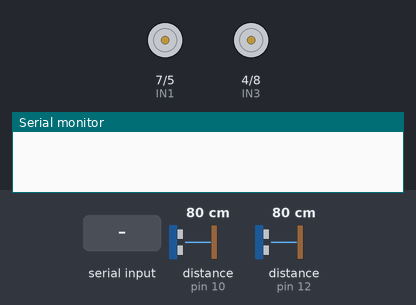
Recording of a sketch running on a simulated Arduino Uno, built with avr-gcc and run on an emulated ATmega328P. Shown: motor-driver pin pairs drawn as motors (green arrow = first pin HIGH = forward, orange = second pin HIGH = backward, longer = more drive, scaled by the enable pin), the last lines printed to the serial monitor. Inputs (shaded band) come from the test bench; at power-on: distance to the obstacle (sensors on pin 10, pin 12) 80 cm. The echo pulse lasts 58.3 µs per cm.

Above: at 1.2 s.
1.3 s: "f" received over the second serial link
At 2.0 s:
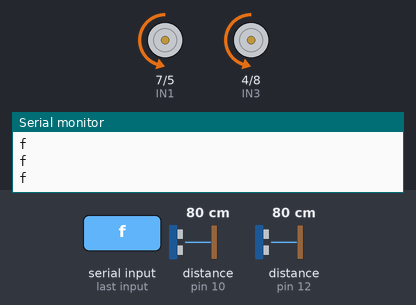
2.9 s: "r" received over the second serial link
At 4.2 s:
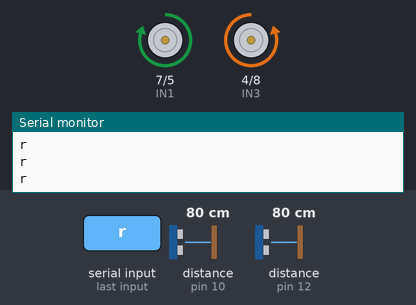
4.5 s: "l" received over the second serial link
At 5.6 s:
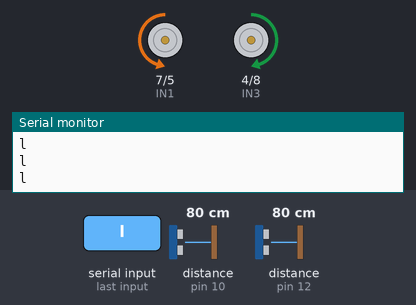
6.1 s: "b" received over the second serial link
At 6.8 s:
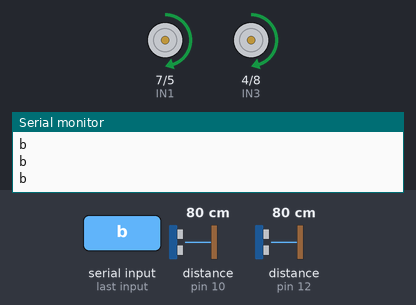
Timing chart, 0 to 8.7 s (numbered marks = the images above; inputs shaded):
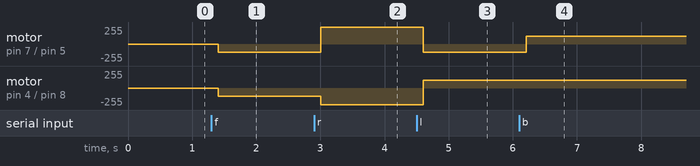

Measured:
- after the input at 1.3 s, motor on pin 7 (IN1) / pin 5 (IN2), motor on pin 4 (IN3) / pin 8 (IN4): stopped → backward 120/255 after 0.11 s
- after the input at 2.9 s, motor on pin 7 (IN1) / pin 5 (IN2): backward 120/255 → forward 250/255 after 0.11 s; motor on pin 4 (IN3) / pin 8 (IN4): backward 120/255 → backward 250/255 after 0.11 s
- after the input at 4.5 s, motor on pin 7 (IN1) / pin 5 (IN2): forward 250/255 → backward 120/255 after 0.11 s; motor on pin 4 (IN3) / pin 8 (IN4): backward 250/255 → forward 120/255 after 0.11 s
- after the input at 6.1 s, motor on pin 7 (IN1) / pin 5 (IN2): backward 120/255 → forward 120/255 after 0.11 s

The sketch:

obstacle_avoider_little_robot.ino
```cpp
#include <SoftwareSerial.h>

#include <NewPing.h>

SoftwareSerial BT(0,1);
String device ;

#define IN1 7
#define ENA 6
#define IN2 5

#define IN3 4
#define ENB 3
#define IN4 8

int trig2 =11;
int echo2 =10;
int maX2 = 200;

int trig1 = 13;
int echo1  = 12;
int maX1 =200;

NewPing sonic1(trig1 , echo1 ,maX1);

NewPing sonic2(trig2 , echo2 ,maX2);

int isObstaclePin = 2;  // This is our input pin
int isObstacle = HIGH;  // HIGH MEANS NO OBSTACLE

void setup () {
  BT.begin(9600);
  Serial.begin(9600);

  pinMode(isObstaclePin, INPUT);

  pinMode(IN1 , OUTPUT);
  pinMode(IN2 , OUTPUT);
  pinMode(ENA , OUTPUT);

  pinMode(IN3 , OUTPUT);
  pinMode(IN4 , OUTPUT);
  pinMode(ENB , OUTPUT);
}
 void loop() {
  int us1 =sonic1.ping();
  int dis1 =us1 / US_ROUNDTRIP_CM ;

  int us2 =sonic2.ping();
  int dis2 = us2 / US_ROUNDTRIP_CM;
  if (BT.available()){
  delay(100);
  char c = BT.read();
  device = c;
  }
  if (device.length() >0) {
    Serial.println(device);

  if(device == "f")
  {
    digitalWrite(IN1 , LOW);
    digitalWrite(IN2 , HIGH);
    analogWrite(ENA, 120);

    digitalWrite(IN3 , LOW);
    digitalWrite(IN4 , HIGH);
    analogWrite(ENB, 120);
  }
   if (device == "s"){

    digitalWrite(IN1 , LOW);
    digitalWrite(IN2 , LOW);
    analogWrite(ENA, 0);

    digitalWrite(IN3 , LOW);
    digitalWrite(IN4 , LOW);
    analogWrite(ENB, 0);
    }
    if (device =="r"){
      digitalWrite(IN1 , HIGH);
      digitalWrite(IN2 , LOW);
      analogWrite(ENA, 250);

      digitalWrite(IN3 , LOW);
      digitalWrite(IN4 , HIGH);
      analogWrite(ENB, 250);
    }
    if(device == "l"){
      digitalWrite(IN1 , LOW);
      digitalWrite(IN2 , HIGH);
      analogWrite(ENA, 120);

      digitalWrite(IN3 , HIGH);
      digitalWrite(IN4 , LOW);
      analogWrite(ENB, 120);
    }
    if(device =="b"){
      digitalWrite(IN1 , HIGH);
      digitalWrite(IN2 , LOW);
      analogWrite(ENA, 120);

      digitalWrite(IN3 , HIGH);
      digitalWrite(IN4 , LOW);
      analogWrite(ENB, 120);
    }
    if(device =="a"){
     isObstacle = digitalRead(isObstaclePin);
     if (isObstacle == LOW)
     {
      if (dis1 < 10) {
       digitalWrite(IN1 , HIGH);
       digitalWrite(IN2 , LOW);
       analogWrite(ENA, 250);

       digitalWrite(IN3 , LOW);
       digitalWrite(IN4 , HIGH);
       analogWrite(ENB, 250);
      }
      if (dis2 < 10){
       digitalWrite(IN1 , LOW);
       digitalWrite(IN2 , HIGH);
       analogWrite(ENA, 120);

       digitalWrite(IN3 , HIGH);
       digitalWrite(IN4 , LOW);
       analogWrite(ENB, 120);
      }
      if (dis1 > 10 && dis2 > 10) {
       digitalWrite(IN1 , LOW);
       digitalWrite(IN2 , HIGH);
       analogWrite(ENA, 120);

       digitalWrite(IN3 , LOW);
       digitalWrite(IN4 , HIGH);
       analogWrite(ENB, 120);
       }
     }
     if (isObstacle == HIGH){
      digitalWrite(IN1 , LOW);
      digitalWrite(IN2 , LOW);
      analogWrite(ENA, 0);

      digitalWrite(IN3 , LOW);
      digitalWrite(IN4 , LOW);
      analogWrite(ENB, 0);
     }
    }
   }
 }
```
